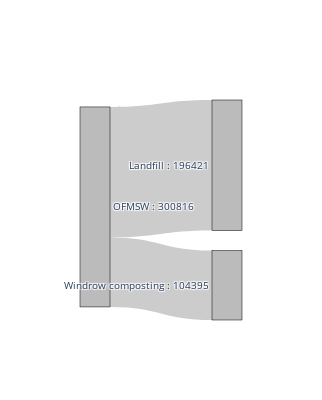

Notebook code cell kept with this figure:
### Code cell
import plotly.graph_objects as go

# Define nodes
labels = ["OFMSW : 300816",
    "Landfill : 196421",
    "Windrow composting : 104395"
]

# Define flows
source = [0,0]  # Both outputs come from Input
target = [1, 2]  # Output 1 and Output 2
values = [196421, 104395]

# Create Sankey diagram
fig = go.Figure(data=[go.Sankey(
    node=dict(
        pad=20,
        thickness=30,
        line=dict(color="black", width=0.5),
        label=labels,
        color=["#BBBBBB","#BBBBBB","#BBBBBB"],  # Greyscale colors
        #font = dict
        #color=["#4CAF50", "#2196F3", "#FFC107"]
    ),
    link=dict(
        source=source,
        target=target,
        value=values,
        #color=["rgba(33,150,243,0.6)", "rgba(255,193,7,0.6)"]
    )
)])

#ig.update_layout(title_text="Sankey Diagram", font_size=10)

fig.update_layout(
    width=322fvg,  # 85 mm in pixels
    height=400, # adjust height as needed
    font=dict(size=10)
)

fig.show()

### Figure 1 — Plotly figure (JSON) as saved in the notebook; plotly's stock layout.template omitted (floating-point values rounded to 4 significant figures)
{"data": [{"link": {"source": [0, 0], "target": [1, 2], "value": [196421, 104395]}, "node": {"color": ["#BBBBBB", "#BBBBBB", "#BBBBBB"], "label": ["OFMSW : 300816", "Landfill : 196421", "Windrow composting : 104395"], "line": {"color": "black", "width": 0.5}, "pad": 20, "thickness": 30}, "type": "sankey"}], "layout": {"font": {"size": 10}, "height": 400, "width": 322}}
